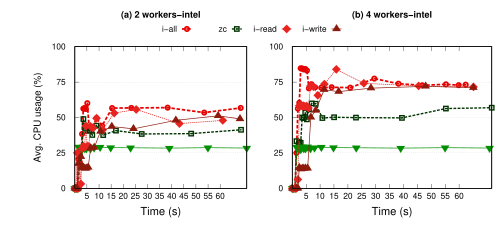

Recreate this plot in gnuplot.
set term postscript color eps enhanced 22
set encoding utf8
load "styles.inc"
set output "lmbench_read_cpu.eps"

f(x)=1000000

NX=2
NY=1
# Size of graphs
SX=0.85
SY=0.675

# Margins
MX=0.075
MY=0.075
# Space between graphs
IX=-0.4
IY=0
# Space for legends
LX=0.05
LY=0.01


NUM_WORKERS=1



set size 1.0,0.65

set lmargin MX+4
set rmargin MX+6

set tmargin MY+5.56
set bmargin MY+0.5

set multiplot

set ytics nomirror
set grid y

set origin MX+LX+0*(IX+SX)-0.05,MY+0*(IY+SY)+LY
set size 0.53,SY

set ytics ("0" 0, "25" 25, "50" 50, "75" 75, "100" 100)
set yrange [0:100]

set ytics font ",12"

set xlabel "Time (s)" font ",16"
#set xtics("5" 5,"10" 10, "15" 15, "20" 20, "25" 25, "30" 30)
set xtics("5" 5,"10" 10, "15" 15, "20" 20, "25" 25, "30" 30, "35" 35, "40" 40, "45" 45, "50" 50, "55" 55, "60" 60)


set xtics offset 0,0.5,0
set xtics font ",12"
set xlabel offset 0,1,0

#set key box
#set key spacing 1.25 font ",10"
#set key invert reverse Left outside
#set key ins vert
#set key left top

set key maxrows 1 samplen 1.1 width -1 invert center at graph 1,1.125 font ",12"
#set key maxrows 1 samplen 1.1 width -2 invert reverse at graph 1.,1.08 font ",12"
#set key horizontal font "Helvetica, 20" width 1.8 at  2.1,1.08, graph 0.1 center maxrows 1
#------------------------------------------Plots-------------------------------------------------
set title "(a) 2 workers-intel" font "Helvetica-bold,13" offset 0,1


set ylabel "Avg. CPU usage (%)" font ",14" offset 1.5,0


#set yrange [0:1000000]
plot\
	'data/dynamic/lmbench/intel-2threads/reader/intel_all.csv' using 1:4 title 'i-all' w lp ls 2006,\
	'data/dynamic/lmbench/intel-2threads/reader/zc.csv' using 1:4 title 'zc' w lp ls 2004, \
	'data/dynamic/lmbench/no_sl_reader.csv' using 1:4 notitle 'no_sl' w lp ls 2005, \
	'data/dynamic/lmbench/intel-2threads/reader/intel_read.csv' using 1:4 title 'i-read' w lp ls 2001,\
	'data/dynamic/lmbench/intel-2threads/reader/intel_write.csv' using 1:4 title 'i-write' w lp ls 2002,\
		


unset ylabel
set lmargin MX+1

set origin MX+LX+1*(IX+SX)-0.01,MY+0*(IY+SY)+LY
set title "(b) 4 workers-intel" font "Helvetica-bold,13" offset 0,1


set xlabel "Time (s)" font ",16"
set xtics("5" 5,"10" 10, "15" 15, "20" 20, "25" 25, "30" 30, "35" 35, "40" 40, "45" 45, "50" 50, "55" 55, "60" 60)
#set xtics("5" 5,"10" 10, "15" 15, "20" 20, "25" 25, "30" 30)
set xtics font ",12"

set datafile separator ","
unset key

#set yrange [0:1000000]
plot\
	'data/dynamic/lmbench/intel-4threads/reader/intel_all.csv' using 1:4 title 'i-all' w lp ls 2006,\
	'data/dynamic/lmbench/intel-4threads/reader/zc.csv' using 1:4 title 'zc' w lp ls 2004, \
	'data/dynamic/lmbench/no_sl_reader.csv' using 1:4 notitle 'no_sl' w lp ls 2005, \
	'data/dynamic/lmbench/intel-4threads/reader/intel_read.csv' using 1:4 title 'i-read' w lp ls 2001,\
	'data/dynamic/lmbench/intel-4threads/reader/intel_write.csv' using 1:4 title 'i-write' w lp ls 2002,\
		

!epstopdf "lmbench_read_cpu.eps"
!rm "lmbench_read_cpu.eps"
quit
